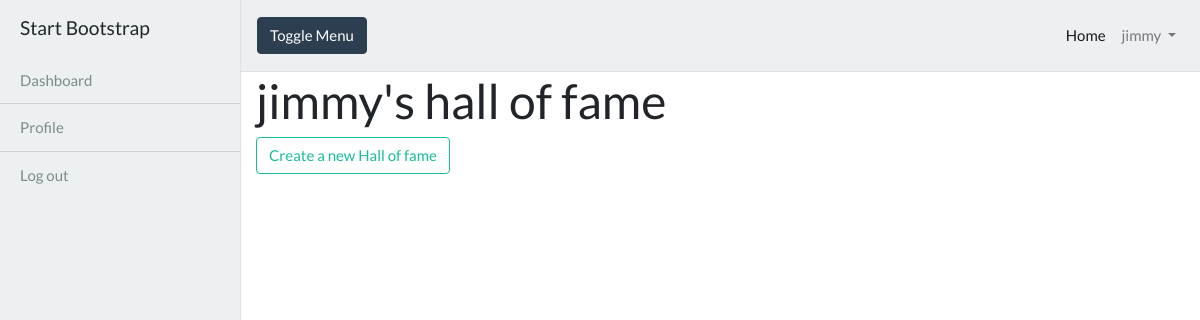
Page /dashboard/ (signed in) on the earlier database version.
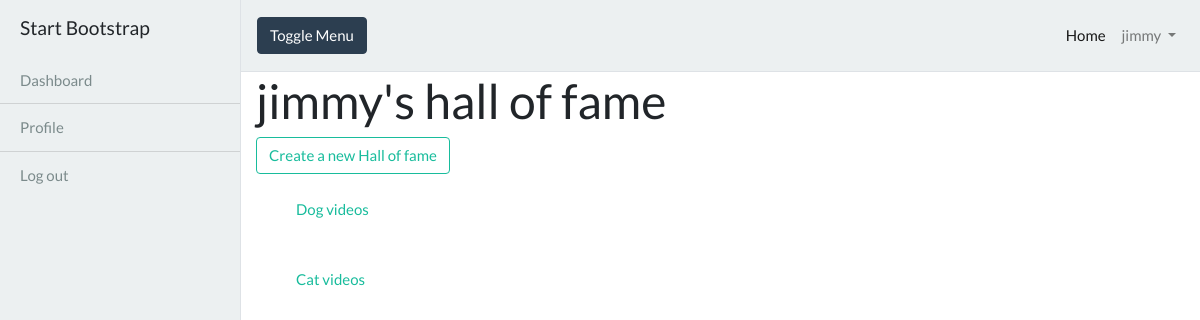
Same page on the later database version.
### app_base/models.py (models this page shows, shortened)
class Hall(models.Model):
    title = models.CharField(max_length=255)
    user = models.ForeignKey(User, on_delete=models.CASCADE)

### app_base/views.py (the view)
# urls.py: path('dashboard/', views.dashboard, name='dashboard'),
@login_required
def dashboard(request):
    halls = Hall.objects.filter(user=request.user)
    return render(request, 'halls/dashboard.html', context=dict(halls=halls))

### templates/halls/dashboard.html (shortened to what this page needs)
{% extends 'dashbase.html' %}
{% block content %}
    <h1>{{ user.username }}'s hall of fame</h1>
    <a href="{% url 'create_hall' %}" class="btn btn-outline-success">Create a new Hall of fame</a>
    <ul>
        {% for hall in halls %}
            <li class="list-unstyled my-4"><a href="{% url 'detail_hall' hall.pk %}">{{ hall.title }}</a></li>
        {% endfor %}
    </ul>
{% endblock %}

### templates/dashbase.html (shortened to what this page needs)
{% load static %}
<!doctype html>
<html lang="en">
<head>
    <link rel="stylesheet" href="{% static 'fonts/fontawesome5-overrides.min.css' %}">
    <link rel="stylesheet" href="{% static 'css/side_bar_wrapper.css' %}">
    <link rel="stylesheet" href="https://stackpath.bootstrapcdn.com/bootswatch/4.5.2/flatly/bootstrap.min.css"
>
</head>
<body>
<div class="d-flex" id="wrapper">
    <div class="bg-light border-right" id="sidebar-wrapper">
        <div class="sidebar-heading">Start Bootstrap</div>
        <div class="list-group list-group-flush">
            <a href="#" class="list-group-item list-group-item-action bg-light">Dashboard</a>
            <a href="#" class="list-group-item list-group-item-action bg-light">Profile</a>
            <a href="#" class="list-group-item list-group-item-action bg-light">Log out</a>
        </div>
    </div>
    <div id="page-content-wrapper">
        <nav class="navbar navbar-expand-lg navbar-light bg-light border-bottom">
            <button class="btn btn-primary" id="menu-toggle">Toggle Menu</button>
            <div class="collapse navbar-collapse" id="navbarSupportedContent">
                <ul class="navbar-nav ml-auto mt-2 mt-lg-0">
                    <li class="nav-item active">
                        <a class="nav-link" href="{% url 'home' %}">Home <span class="sr-only">(current)</span></a>
                    </li>
                    <li class="nav-item dropdown">
                        <a class="nav-link dropdown-toggle" href="#" id="navbarDropdown" role="button"
                           data-toggle="dropdown" aria-haspopup="true" aria-expanded="false">
                            {{ user.username }}
                        </a>
                    </li>
                </ul>
            </div>
        </nav>
        <div class="container-fluid">
            {% block content %}
            {% endblock %}
        </div>
    </div>
</div>
</body>
</html>

### app_base/static/css/side_bar_wrapper.css (style rules this page uses)
#wrapper { overflow-x: hidden; }
#sidebar-wrapper { min-height: 100vh; margin-left: -15rem; -webkit-transition: margin .25s ease-out; -moz-transition: margin .25s ease-out; -o-transition: margin .25s ease-out; transition: margin .25s ease-out; }
#sidebar-wrapper .sidebar-heading { padding: 0.875rem 1.25rem; font-size: 1.2rem; }
#sidebar-wrapper .list-group { width: 15rem; }
#page-content-wrapper { min-width: 100vw; }
@media (min-width: 768px) { #sidebar-wrapper { margin-left: 0; } }
@media (min-width: 768px) { #page-content-wrapper { min-width: 0; width: 100%; } }

Differences in the rows shown:
added Hall: title "Dog videos"
added Hall: title "Cat videos"
